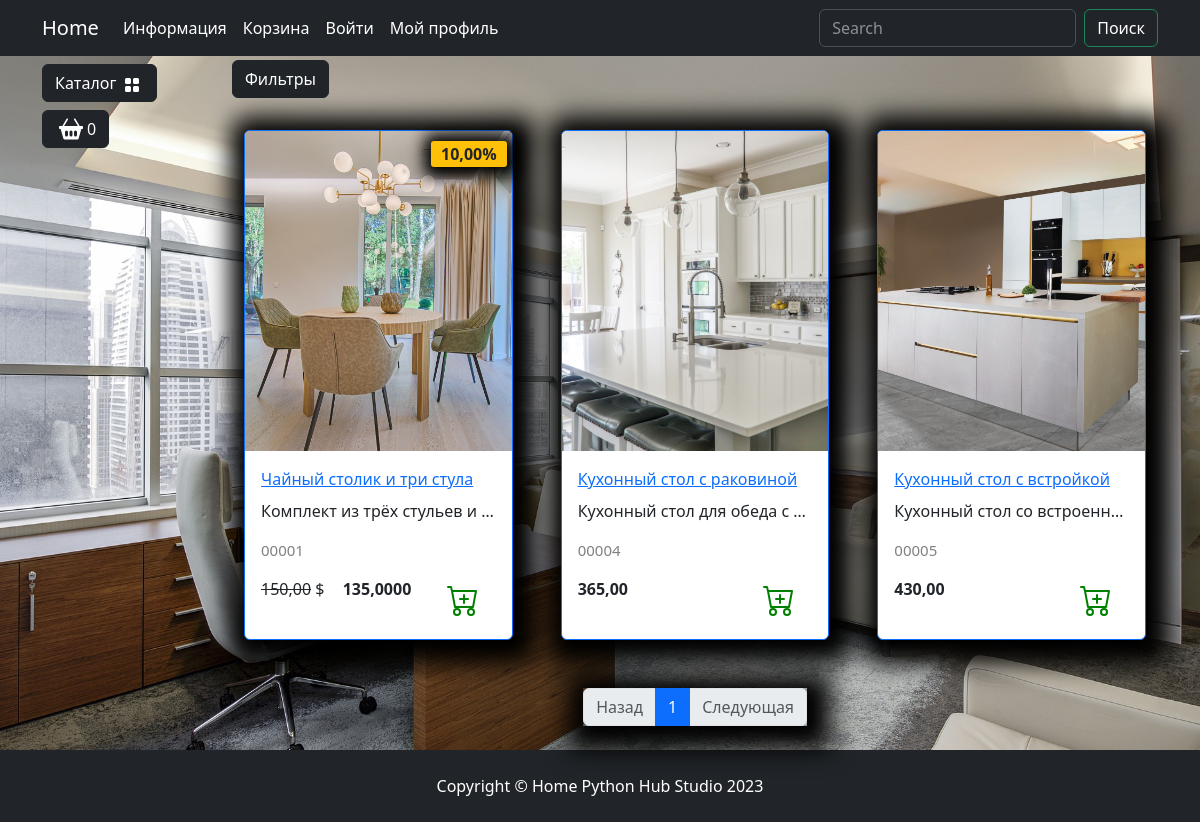
Screenshot of /catalog/kuhnya/ with the database file from the repository.
### good/models.py (models this page shows, shortened)
class Products(models.Model):
    name = models.CharField(max_length=150, unique=True, verbose_name='Название')
    slug = models.SlugField(max_length=200, unique=True, blank=True, null=True, verbose_name='URL')
    description = models.TextField(blank=True, null=True, verbose_name='Описание')
    image = models.ImageField(upload_to='goods_images', blank=True, null=True, verbose_name='Изображение')
    price = models.DecimalField(default=0.00, max_digits=7, decimal_places=2, verbose_name='Цена')
    discount = models.DecimalField(default=0.00, max_digits=4, decimal_places=2, verbose_name='Скидка в %')
    quantity = models.PositiveIntegerField(default=0, verbose_name='Количество')
    category = models.ForeignKey(to=Category, on_delete=models.CASCADE, verbose_name='Категория')
    def ides(self):
        return f'{self.id:05}'
    def discounter(self):
        if self.discount:
            return self.price - (self.price * self.discount)/100
        return self.price
    class Meta:
        db_table = 'product'
        verbose_name = 'Продукт'
        verbose_name_plural = 'Продукты'
        ordering :tuple =('id',)

### good/views.py (the view)
# urls.py: path('<slug:category_slug>/', views.catalog, name= "catalog"),
def catalog(request,category_slug,page=1):
    if category_slug == 'all':
        goods= Products.objects.all()
    else:
        goods= get_list_or_404(Products.objects.filter(category__slug= category_slug))
    paginator = Paginator(goods, 3)
    paginat= paginator.page(page)
    contet = {'goods':paginat ,
              'slug_url': category_slug}
    return  render(request, "good/catalog.html",contet)

### good/templatetags/good_templat.py (called while the page is built)
@register.simple_tag()
def tag_categories():
    return Category.objects.all()

### good/templates/good/catalog.html (shortened to what this page needs)
{% extends "good/base.html" %}
{% load static %}
{% block footer %}
    <footer class="py-4 bg-dark">
        <div class="container">
            <p class="m-0 text-center text-white">Copyright &copy; Home Python Hub Studio 2023</p>
        </div>
    </footer>
{% endblock footer %}
{% block content %}
    <div class="row">
                            <div class="dropdown mb-2">
                                <button class="btn btn-secondary dropdown-toggle btn-dark" type="button" data-bs-toggle="dropdown"
                                    aria-expanded="false">
                                    Фильтры
                                </button>
                            </div>
                            {% for product in goods %}
                            <div class="col-lg-4 col-md-6 p-4">
                                <div class="card border-primary rounded custom-shadow">
                                    {% if product.image %}
                                        <img src="{{ product.image.url }}" class="card-img-top" alt="{{product.name}}">
                                    {% else %}
                                        <img src="{% static "deps\images\Not found image.png" %}" class="card-img-top" alt="...">
                                    {% endif %}
                                    <div class="card-body">
                                        <a href="{% url "good:product" product.slug %}">
                                            <p class="card-title">{{product.name}}</p>
                                        </a>
                                        <p class="card-text text-truncate">{{product.description}}</p>
                                        <p class="product_id">{{product.ides}}</p>
                                        <div class="d-flex justify-content-between">
                                            {% if product.discount %}
                                                <p><s>{{product.price}}</s> $</p>
                                                <p><strong>{{product.discounter}}</strong></p>
                                                <span class="badge bg-warning text-dark">{{product.discount }}%</span>
                                            {% else %}
                                                <p><strong>{{product.price}}</strong></p>
                                            {% endif %}
                                            <a href="#" class="btn add-to-cart">
                                                <img class="mx-1" src="{% static  "deps/icons/cart-plus.svg" alt="Catalog Icon"%}"
                                                    width="32" height="32">
                                            </a>
                                        </div>
                                    </div>
                                </div>
                            </div>
                            {% endfor %}
                        </div>
{% endblock content %}
{% block paginachion %}
    <nav aria-label="Page navigation example">
                        <ul class="pagination justify-content-center my-4">
                            <div class="custom-shadow d-flex">
                                <li class="page-item {% if not goods.has_previous%}disabled{% endif %}">
                                  <a class="page-link" href="{% if  goods.has_previous%} {% url "good:catalog" slug_url goods.previous_page_number %}
                                  {% else   %}  #
                                  {% endif %}">Назад</a>
                                </li>
                                {% for page in goods.paginator.page_range %}
                                    <li class="page-item {% if goods.number == page %}active{% endif %}">
                                        <a class="page-link" href="{% url "good:catalog" slug_url page%}">{{page}}</a>
                                    </li>
                                {% endfor %}
                                <li class="page-item {% if not goods.has_next  %}disabled{% endif %}">
                                  <a class="page-link" href="{% if  goods.has_next  %} {% url "good:catalog" slug_url goods.next_page_number %}
                                  {% else   %}  #
                                  {% endif %}">Следующая</a>
                                </li>
                            </div>
                        </ul>
                    </nav>
{% endblock paginachion %}

### static/deps/css/my_css.css (style rules this page uses)
body { background-image: url("../images/bg-image.jpg"); background-repeat: no-repeat; background-attachment: fixed; background-position: center center; background-size: cover; height: 100%; }
.dropdown-toggle::after { content: none; }
.custom-shadow { box-shadow: 5px 5px 25px 19px #000000; }
.product_id { color: gray; font-size: 15px; }
.badge.bg-warning.text-dark { position: absolute; top: 10px; right: 5px; z-index: 1; padding: 5px 10px; border-radius: 3px; font-size: 1rem; box-shadow: 2px 2px 15px 9px #000000; }

### rows the page displays
Products: image (picture), name "Чайный столик и три стула", description "Комплект из трёх стульев и…", ides "00001", price "150,00", discounter "135,0000", discount "10,00"
Products: image (picture), name "Кухонный стол с раковиной", description "Кухонный стол для обеда с…", ides "00004", price "365,00"
Products: image (picture), name "Кухонный стол с встройкой", description "Кухонный стол со встроенн…", ides "00005", price "430,00"

### other values shown
{{ page }} "1"
